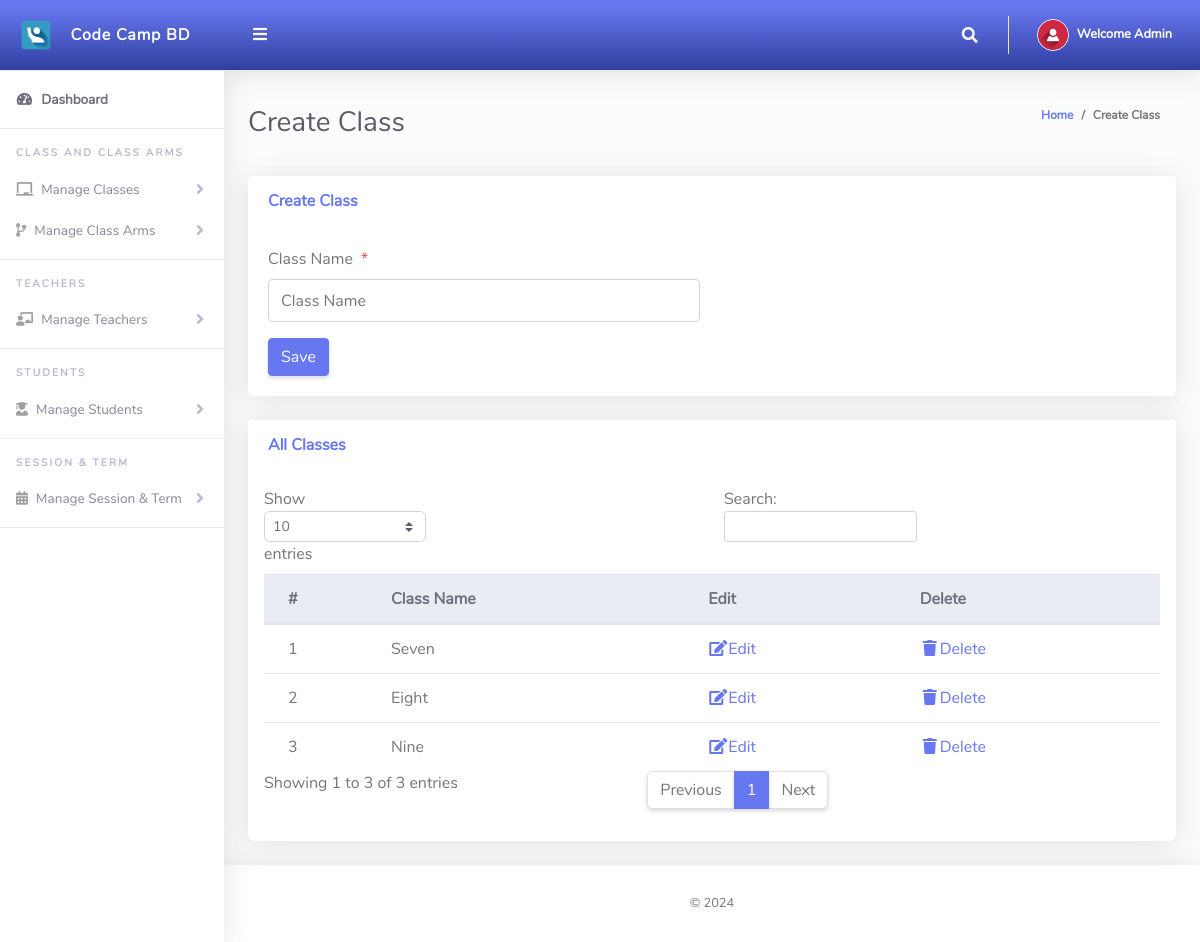
Page /Admin/createClass.php (signed in) on the earlier database version.
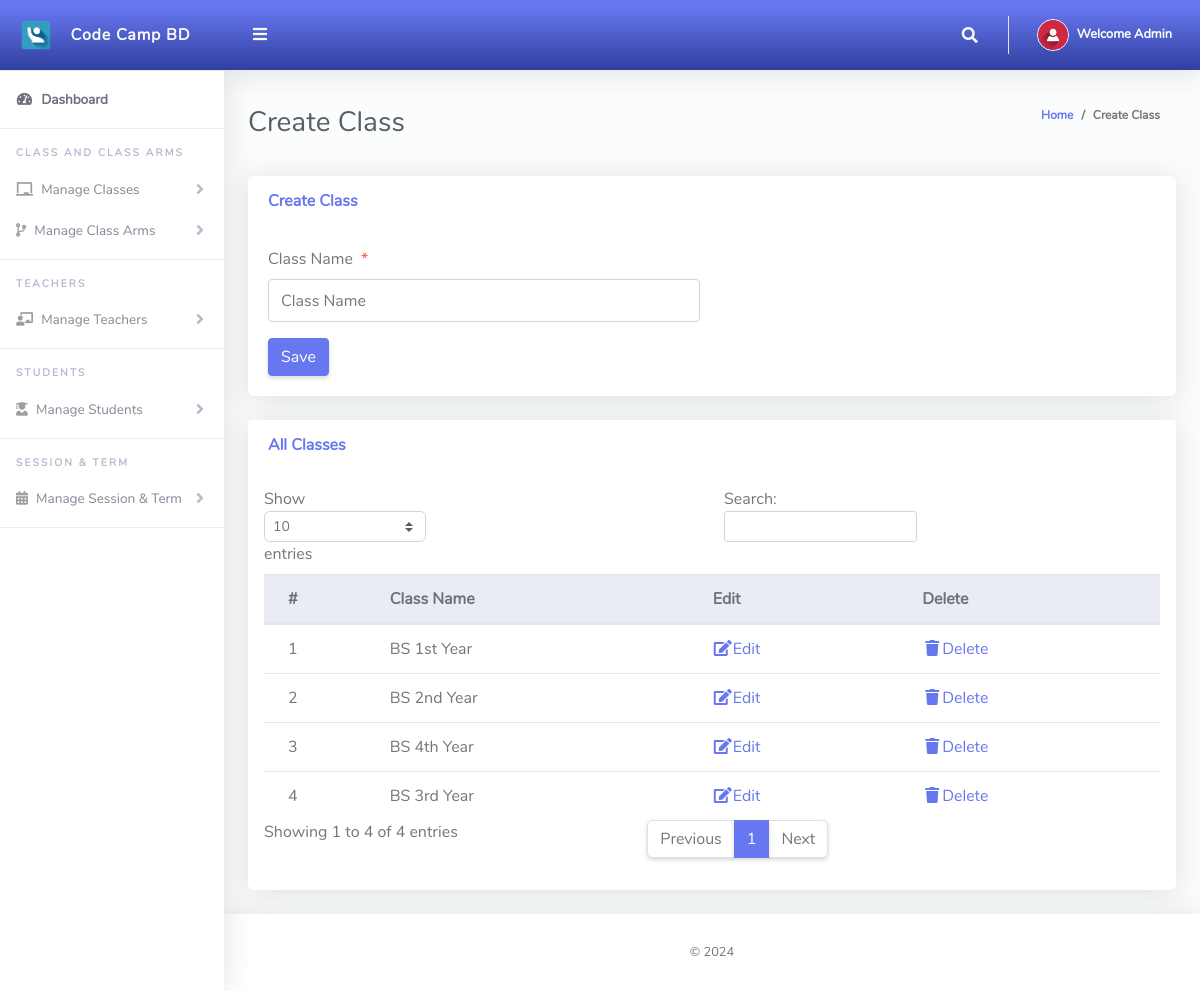
Same page on the later database version.
### tables this page shows
CREATE TABLE `tblclass` (
  `Id` int(10) NOT NULL,
  `className` varchar(255) NOT NULL
);

### Admin/createClass.php (the view, shortened to what this page needs)
<?php
include '../Includes/dbcon.php';
?>
<!DOCTYPE html>
<html lang="en">
<head>
  <link href="../vendor/fontawesome-free/css/all.min.css" rel="stylesheet" type="text/css">
  <link href="../vendor/bootstrap/css/bootstrap.min.css" rel="stylesheet" type="text/css">
  <link href="css/ruang-admin.min.css" rel="stylesheet">
</head>
<body id="page-top">
  <div id="wrapper">
      <?php include "Includes/sidebar.php";?>
    <div id="content-wrapper" class="d-flex flex-column">
      <div id="content">
       <?php include "Includes/topbar.php";?>
        <div class="container-fluid" id="container-wrapper">
          <div class="d-sm-flex align-items-center justify-content-between mb-4">
            <h1 class="h3 mb-0 text-gray-800">Create Class</h1>
            <ol class="breadcrumb">
              <li class="breadcrumb-item"><a href="./">Home</a></li>
              <li class="breadcrumb-item active" aria-current="page">Create Class</li>
            </ol>
          </div>
          <div class="row">
            <div class="col-lg-12">
              <div class="card mb-4">
                <div class="card-header py-3 d-flex flex-row align-items-center justify-content-between">
                  <h6 class="m-0 font-weight-bold text-primary">Create Class</h6>
                </div>
                <div class="card-body">
                  <form method="post">
                    <div class="form-group row mb-3">
                        <div class="col-xl-6">
                            <label class="form-control-label">Class Name<span class="text-danger ml-2">*</span></label>
                      <input type="text" class="form-control" name="className" value="<?php echo $row['className'];?>" id="exampleInputFirstName" placeholder="Class Name">
                        </div>
                    </div>
                      <?php
                    if (isset($Id))
                    {
                    ?>
                    <button type="submit" name="update" class="btn btn-warning">Update</button>
                    &nbsp;&nbsp;&nbsp;&nbsp;&nbsp;&nbsp;&nbsp;&nbsp;&nbsp;&nbsp;
                    <?php
                    } else {
                    ?>
                    <button type="submit" name="save" class="btn btn-primary">Save</button>
                    <?php
                    }
                    ?>
                  </form>
                </div>
              </div>
                 <div class="row">
              <div class="col-lg-12">
              <div class="card mb-4">
                <div class="card-header py-3 d-flex flex-row align-items-center justify-content-between">
                  <h6 class="m-0 font-weight-bold text-primary">All Classes</h6>
                </div>
                <div class="table-responsive p-3">
                  <table class="table align-items-center table-flush table-hover" id="dataTableHover">
                    <thead class="thead-light">
                      <tr>
                        <th>#</th>
                        <th>Class Name</th>
                        <th>Edit</th>
                        <th>Delete</th>
                      </tr>
                    </thead>
                    <tbody>
                  <?php
                      $query = "SELECT * FROM tblclass";
                      $rs = $conn->query($query);
                      $num = $rs->num_rows;
                      $sn=0;
                      if($num > 0)
                      {
                        while ($rows = $rs->fetch_assoc())
                          {
                             $sn = $sn + 1;
                            echo"
                              <tr>
                                <td>".$sn."</td>
                                <td>".$rows['className']."</td>
                                <td><a href='?action=edit&Id=".$rows['Id']."'><i class='fas fa-fw fa-edit'></i>Edit</a></td>
                                <td><a href='?action=delete&Id=".$rows['Id']."'><i class='fas fa-fw fa-trash'></i>Delete</a></td>
                              </tr>";
                          }
                      }
                      else
                      {
                           echo
                           "<div class='alert alert-danger' role='alert'>
                            No Record Found!
                            </div>";
                      }
                      ?>
                    </tbody>
                  </table>
                </div>
              </div>
            </div>
            </div>
          </div>
        </div>
      </div>
       <?php include "Includes/footer.php";?>
    </div>
  </div>
</body>
</html>

Differences in the rows shown:
removed tblclass: className "Eight"
removed tblclass: className "Nine"
changed tblclass: className "Seven" → "BS 1st Year"
added tblclass: className "BS 2nd Year"
added tblclass: className "BS 4th Year"
added tblclass: className "BS 3rd Year"
Other differences:
text written by a page script: "Show entries Search: Showing 1 to 3 of 3 entries Previous 1 Next" → "Show entries Search: Showing 1 to 4 of 4 entries Previous 1 Next"
